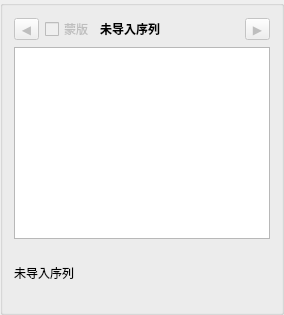
         <widget class="QGroupBox" name="groupBoxImageSequencePreview">
          <property name="title">
           <string/>
          </property>
          <layout class="QVBoxLayout" name="verticalLayoutImageSequencePreview">
           <item>
            <layout class="QHBoxLayout" name="horizontalLayoutImageSequencePreviewHeader">
             <item>
              <widget class="QToolButton" name="toolButtonImageSequencePrevious">
               <property name="enabled">
                <bool>false</bool>
               </property>
               <property name="toolTip">
                <string>上一张（←）</string>
               </property>
               <property name="text">
                <string>◀</string>
               </property>
             </widget>
            </item>
             <item>
              <widget class="QCheckBox" name="checkBoxShowImageSequenceMask">
               <property name="enabled">
                <bool>false</bool>
               </property>
               <property name="text">
                <string>蒙版</string>
               </property>
              </widget>
             </item>
             <item>
              <widget class="QLabel" name="labelImageSequencePreviewTitle">
               <property name="font">
                <font>
                 <weight>75</weight>
                 <bold>true</bold>
                </font>
               </property>
               <property name="sizePolicy">
                <sizepolicy hsizetype="Expanding" vsizetype="Preferred">
                 <horstretch>1</horstretch>
                 <verstretch>0</verstretch>
                </sizepolicy>
               </property>
               <property name="text">
                <string>未导入序列</string>
               </property>
               <property name="wordWrap">
                <bool>false</bool>
               </property>
              </widget>
             </item>
             <item>
              <widget class="QToolButton" name="toolButtonImageSequenceNext">
               <property name="enabled">
                <bool>false</bool>
               </property>
               <property name="toolTip">
                <string>下一张（→）</string>
               </property>
               <property name="text">
                <string>▶</string>
               </property>
              </widget>
             </item>
            </layout>
           </item>
           <item>
            <widget class="QGraphicsView" name="imageSequenceView">
             <property name="backgroundBrush">
              <brush brushstyle="SolidPattern">
               <color alpha="255">
                <red>16</red>
                <green>18</green>
                <blue>22</blue>
               </color>
              </brush>
             </property>
             <property name="dragMode">
              <enum>QGraphicsView::ScrollHandDrag</enum>
             </property>
             <property name="transformationAnchor">
              <enum>QGraphicsView::AnchorUnderMouse</enum>
             </property>
             <property name="resizeAnchor">
              <enum>QGraphicsView::AnchorViewCenter</enum>
             </property>
            </widget>
           </item>
           <item>
            <widget class="QLabel" name="labelImageSequenceExifInfo">
             <property name="minimumSize">
              <size>
               <width>0</width>
               <height>56</height>
              </size>
             </property>
             <property name="text">
              <string>未导入序列</string>
             </property>
             <property name="wordWrap">
              <bool>true</bool>
             </property>
            </widget>
           </item>
          </layout>
         </widget>
